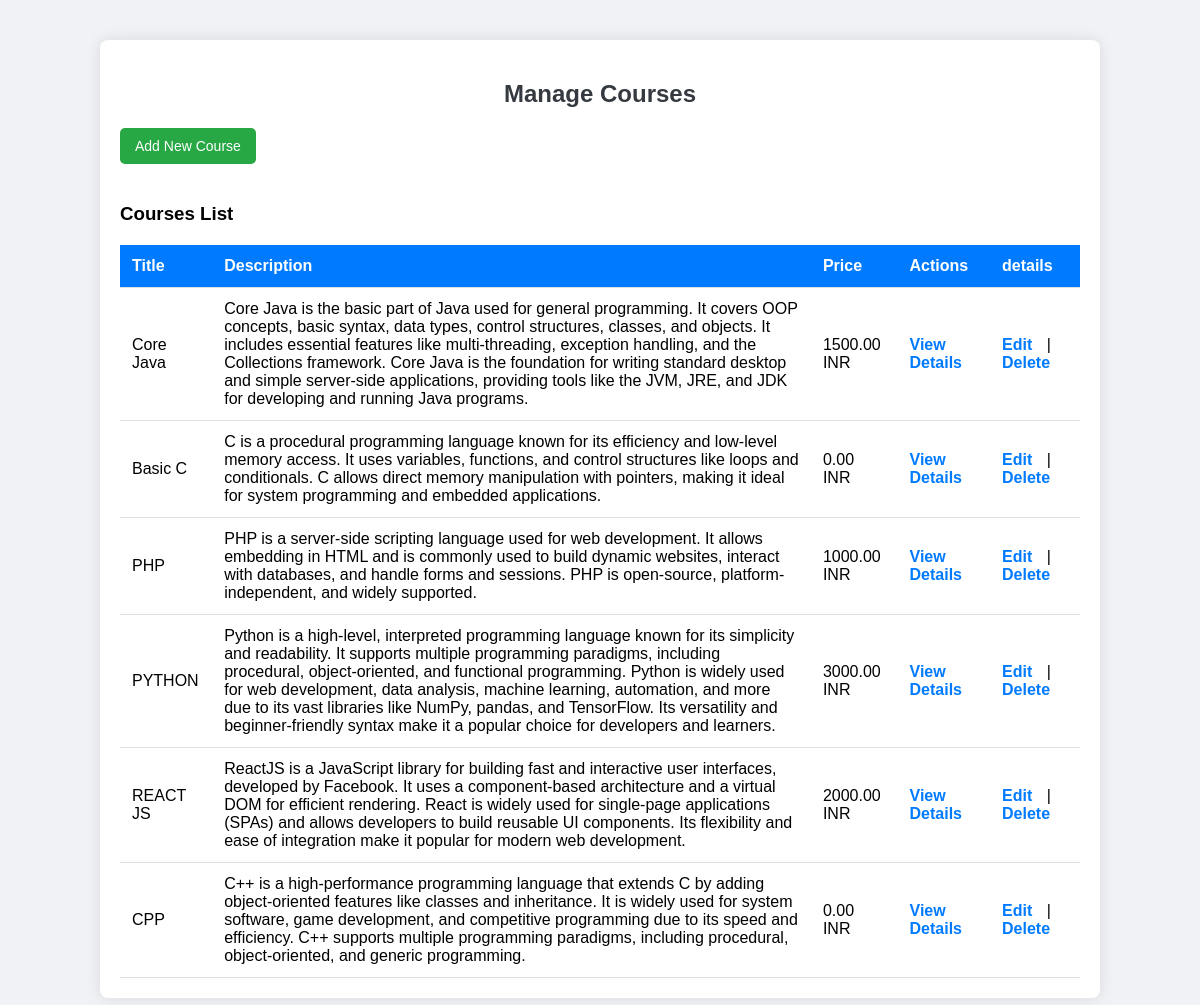
Page /manage-courses.php (signed in) on the committed database.
### tables this page shows
CREATE TABLE `courses` (
  `course_id` int(11) NOT NULL,
  `title` varchar(255) NOT NULL,
  `description` text DEFAULT NULL,
  `price` decimal(10,2) DEFAULT 0.00,
  `created_at` timestamp NOT NULL DEFAULT current_timestamp()
);

### manage-courses.php (the view, shortened to what this page needs)
<?php
include '../includes/db-config.php';
$query = "SELECT * FROM courses";
$result = $conn->query($query);
?>
<!DOCTYPE html>
<html lang="en">
<head>
    <link rel="stylesheet" href="css/admin-course-style.css">
</head>
<body>
    <div class="container">
        <h2>Manage Courses</h2>
        <a href="add-course.php" class="button">Add New Course</a>
        <h3>Courses List</h3>
        <table>
            <thead>
                <tr>
                    <th>Title</th>
                    <th>Description</th>
                    <th>Price</th>
                    <th>Actions</th>
                    <th>details</th>
                </tr>
            </thead>
            <tbody id="courses-list">
                <?php while ($course = $result->fetch_assoc()) : ?>
                    <tr id="course-<?php echo $course['course_id']; ?>">
                        <td><?php echo htmlspecialchars($course['title']); ?></td>
                        <td><?php echo htmlspecialchars($course['description']); ?></td>
                        <td><?php echo htmlspecialchars($course['price']); ?> INR</td>
                        <td>
                            <a href="course-details.php?id=<?php echo $course['course_id']; ?>">View Details</a>
                        </td>
                        <td>
                            <a href="edit-course.php?course_id=<?php echo $course['course_id']; ?>">Edit</a> |
                            <a href="#" onclick="confirmDeleteCourse(<?php echo $course['course_id']; ?>); return false;">Delete</a>
                        </td>
                    </tr>
                <?php endwhile; ?>
            </tbody>
        </table>
    </div>
</body>
</html>

### admin-course-style.css (style rules this page uses)
body { font-family: Arial, sans-serif; background-color: #f0f2f5; margin: 0; padding: 0; }
.container { width: 80%; margin: 40px auto; padding: 20px; background-color: #ffffff; box-shadow: 0px 0px 15px rgba(0, 0, 0, 0.1); border-radius: 8px; }
h2 { text-align: center; color: #343a40; margin-bottom: 20px; }
a.button, button { display: inline-block; background-color: #28a745; color: white; padding: 10px 15px; margin-bottom: 20px; border: none; border-radius: 5px; cursor: pointer; text-decoration: none; font-size: 14px; }
table { width: 100%; border-collapse: collapse; margin-top: 20px; }
table thead tr { background-color: #007bff; color: white; }
table th, table td { padding: 12px; text-align: left; border-bottom: 1px solid #e0e0e0; }
table a { color: #007bff; text-decoration: none; font-weight: bold; margin-right: 10px; }

### rows in the picture
courses: title "Core Java", description "Core Java is the basic part of Java used for general programming. It covers OOP concepts, basic syntax, data types, control structures, classes, and objects. It includes essential features like multi-threading, exception handling, and the Collections framework. Core Java is the foundation for writing standard desktop and simple server-side applications, providing tools like the JVM, JRE, and JDK for developing and running Java programs.", price "1500.00"
courses: title "Basic C", description "C is a procedural programming language known for its efficiency and low-level memory access. It uses variables, functions, and control structures like loops and conditionals. C allows direct memory manipulation with pointers, making it ideal for system programming and embedded applications.", price "0.00"
courses: title "PHP", description "PHP is a server-side scripting language used for web development. It allows embedding in HTML and is commonly used to build dynamic websites, interact with databases, and handle forms and sessions. PHP is open-source, platform-independent, and widely supported.", price "1000.00"
courses: title "PYTHON", description "Python is a high-level, interpreted programming language known for its simplicity and readability. It supports multiple programming paradigms, including procedural, object-oriented, and functional programming. Python is widely used for web development, data analysis, machine learning, automation, and more due to its vast libraries like NumPy, pandas, and TensorFlow. Its versatility and beginner-friendly syntax make it a popular choice for developers and learners.", price "3000.00"
courses: title "REACT JS", description "ReactJS is a JavaScript library for building fast and interactive user interfaces, developed by Facebook. It uses a component-based architecture and a virtual DOM for efficient rendering. React is widely used for single-page applications (SPAs) and allows developers to build reusable UI components. Its flexibility and ease of integration make it popular for modern web development.", price "2000.00"
courses: title "CPP", description "C++ is a high-performance programming language that extends C by adding object-oriented features like classes and inheritance. It is widely used for system software, game development, and competitive programming due to its speed and efficiency. C++ supports multiple programming paradigms, including procedural, object-oriented, and generic programming.", price "0.00"
